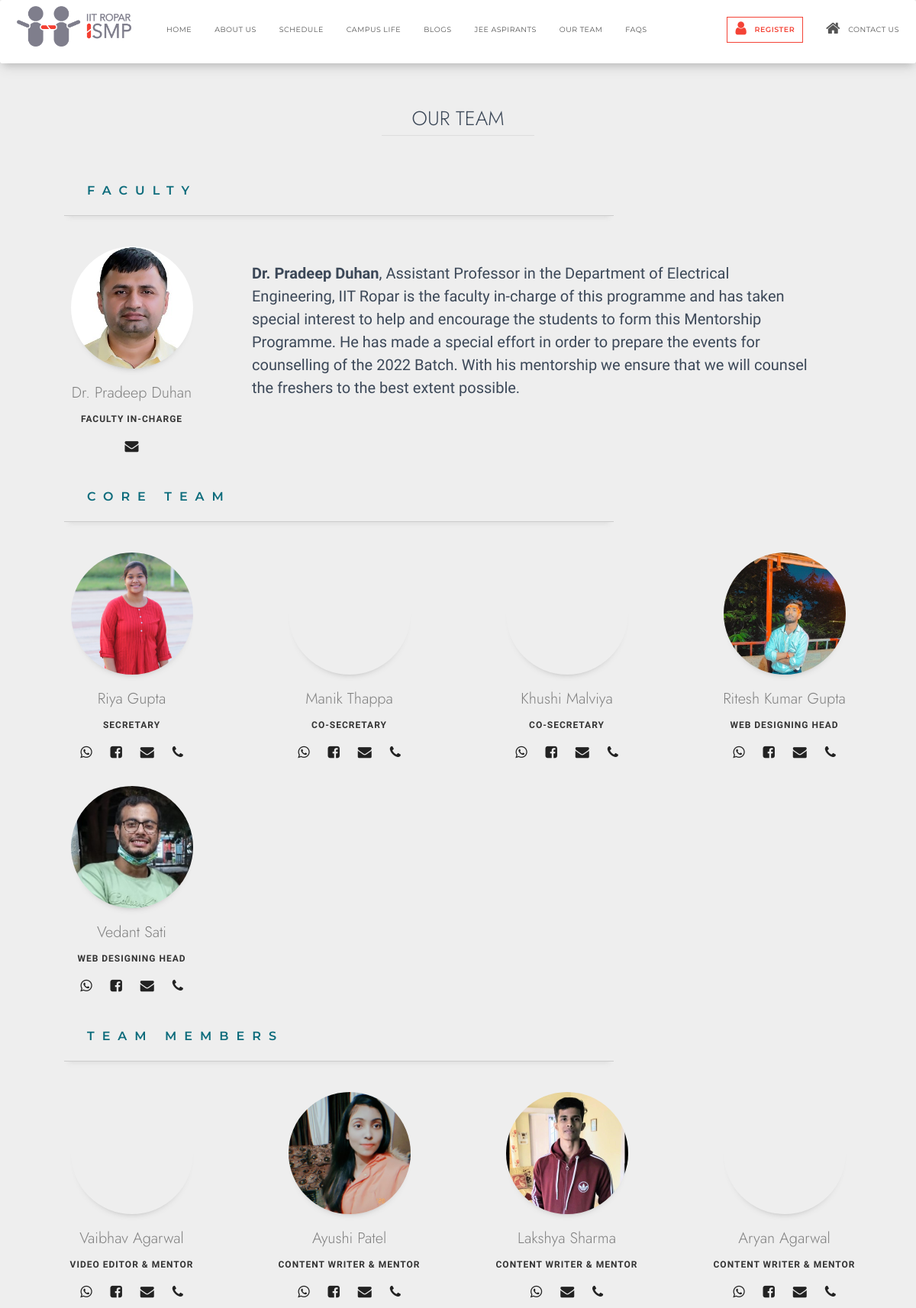
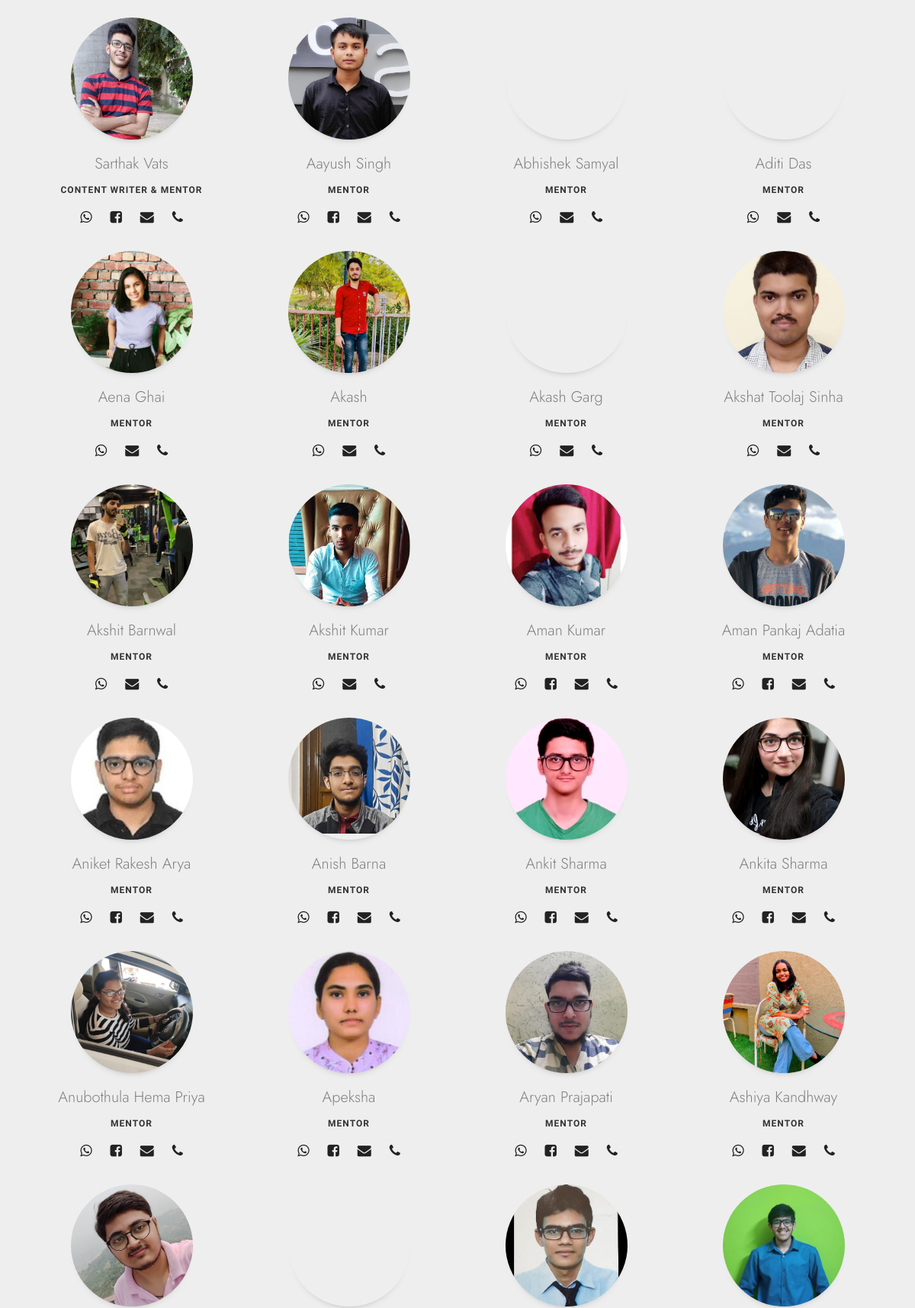
The app's page /our_team.php (upper part) with its own data (2 pictures, top to bottom).
### tables this page shows
CREATE TABLE IF NOT EXISTS `team` (
  `serial` int(200) NOT NULL,
  `name` varchar(70) NOT NULL,
  `post` varchar(70) NOT NULL,
  `wapp` varchar(70) NOT NULL,
  `fb` varchar(70) NOT NULL,
  `mail` varchar(70) NOT NULL,
  `phone` varchar(70) NOT NULL,
  `img` varchar(70) NOT NULL
);

### elem/our_team_selector.php (the view, shortened to what this page needs)
<?php
$type = "SELECT * FROM team WHERE post = '$post_select'";
$records = mysqli_query($conn, $type);
while ($record = mysqli_fetch_assoc($records)) {
$name = $record['name'];
$post = $record['post'];
$wapp = $record['wapp'];
$fb = $record['fb'];
$mail = $record['mail'];
$phone = $record['phone'];
$img = $record['img'];
echo "
<div class='col-md-3 $phone_col'>
	<div class='our-team'>
		<div class='pic'>
			<img src='$img' alt=''>
";
echo "
		</div>
		<div class='detail'>
			<div class='title'>$name</div>
			<div class='post'>$post</div>
			<div class='contact'>
";
if ($wapp != '')
echo "
				<a href='https://api.whatsapp.com/send?phone=+91$wapp' target='_blank' rel='noopener noreferrer'><i class='fa fa-whatsapp' aria-hidden='true'></i></a>
";
if ($fb != '')
echo "
				<a href='$fb' target='_blank' rel='noopener noreferrer'><i class='fa fa-facebook-square' aria-hidden='true'></i></a>
";
if ($mail != '')
echo "
				<a href='mailto:$mail' target='_blank' rel='noopener noreferrer'><i class='fa fa-envelope' aria-hidden='true'></i></a>
";
if ($phone != '')
echo "
				<a href='tel:$phone' target='_blank' rel='noopener noreferrer'><i class='fa fa-phone' aria-hidden='true'></i></a>
";
echo "
			</div>
		</div>
	</div>
</div>
";
}

### css/basic.css (style rules this page uses)
img { width: 60%; height: auto; margin: auto; display: block; }
img { max-width: 120%; }

### css/gallery.css (style rules this page uses)
body { background-color:black; }

### css/tab-menu.css (style rules this page uses)
img { width:40%; }

### css/team.css (style rules this page uses)
.our-team { text-align: center; margin:10px -15px; padding: 0; }
.our-team .pic { border-radius: 50%; overflow: hidden; position: relative; height: 160px; width: 160px; margin: auto; transition: all 0.5s ease 0s; box-shadow: 0px 8px 12px -13px #555; }
.our-team .detail { overflow: hidden; position: relative; width: 95%; margin: auto; }
.our-team .pic:after { content: ""; width: 100%; height: 100%; position: absolute; top: 0; left: 0; transform: translateY(-100%); z-index: 5; background: rgba(40, 40, 40, 0.6); transition: all 0.5s ease 0s; }
.our-team img { width: 100%; height: auto; margin: 0; transition: all 0.5s ease 0s; }
.our-team .title { font-size: 20px; font-weight: bold; color: #808080; position: relative; font-family: 'Jost'; font-weight: 300; margin: auto; margin-top: 20px; transition: all 0.3s ease 0s; }
.our-team .post { display: block; font-size: 12px; font-family: 'Ubuntu'; color: #333; font-weight: 600; margin-top: 10px; letter-spacing: 1px; }
.our-team .contact i { font-size: 18px; margin: 15px 10px; color: #222; transition: all 0.3s ease 0s; }

### records on screen
team: img (picture), name "Dr. Pradeep Duhan", post "FACULTY IN-CHARGE"
team: img (picture), name "Riya Gupta", post "SECRETARY"
team: name "Manik Thappa", post "CO-SECRETARY"
team: name "Khushi Malviya", post "CO-SECRETARY"
team: img (picture), name "Ritesh Kumar Gupta", post "WEB DESIGNING HEAD"
team: img (picture), name "Vedant Sati", post "WEB DESIGNING HEAD"
team: name "Vaibhav Agarwal", post "VIDEO EDITOR & MENTOR"
team: img (picture), name "Ayushi Patel", post "CONTENT WRITER & MENTOR"
team: img (picture), name "Lakshya Sharma", post "CONTENT WRITER & MENTOR"
team: name "Aryan Agarwal", post "CONTENT WRITER & MENTOR"
team: img (picture), name "Sarthak Vats", post "CONTENT WRITER & MENTOR"
team: img (picture), name "Aayush Singh", post "MENTOR"
team: name "Abhishek Samyal", post "MENTOR"
team: name "Aditi Das", post "MENTOR"
team: img (picture), name "Aena Ghai", post "MENTOR"
team: img (picture), name "Akash", post "MENTOR"
team: name "Akash Garg", post "MENTOR"
team: img (picture), name "Akshat Toolaj Sinha", post "MENTOR"
team: img (picture), name "Akshit Barnwal", post "MENTOR"
team: img (picture), name "Akshit Kumar", post "MENTOR"
team: img (picture), name "Aman Kumar", post "MENTOR"
team: img (picture), name "Aman Pankaj Adatia", post "MENTOR"
team: img (picture), name "Aniket Rakesh Arya", post "MENTOR"
team: img (picture), name "Anish Barna", post "MENTOR"
team: img (picture), name "Ankit Sharma", post "MENTOR"
team: img (picture), name "Ankita Sharma", post "MENTOR"
team: img (picture), name "Anubothula Hema Priya", post "MENTOR"
team: img (picture), name "Apeksha", post "MENTOR"
team: img (picture), name "Aryan Prajapati", post "MENTOR"
team: img (picture), name "Ashiya Kandhway", post "MENTOR"
team: img (picture)
team: img (picture)
team: img (picture)
